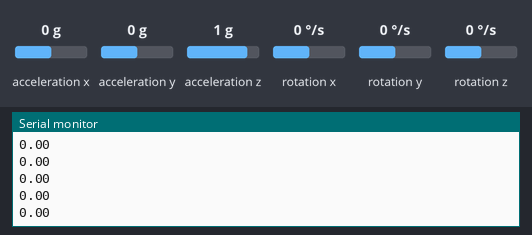
Bench run of a sketch on a simulated Arduino Uno, built with avr-gcc and run on an emulated ATmega328P. Shown: the last lines printed to the serial monitor. The inputs (shaded band) are chosen by the test bench; at power-on: rotation z 0 °/s, acceleration x 0 g, acceleration y 0 g, acceleration z 1 g, rotation x 0 °/s, rotation y 0 °/s. The sensor or clock chip raises its interrupt line as the real part does.

Above: at 1.7 s.
1.8 s: rotation z set to -192 °/s
At 2.9 s:
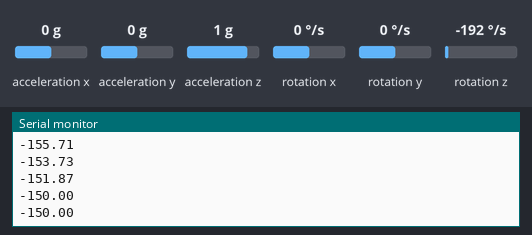
3.3 s: acceleration x set to -1.4 g
At 4.4 s:
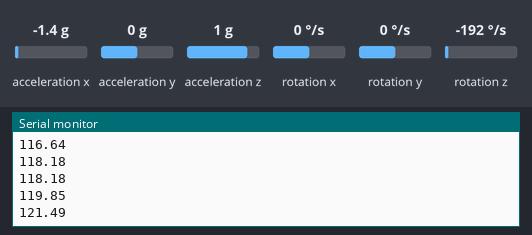
4.8 s: acceleration y set to -1.4 g
At 5.4 s:
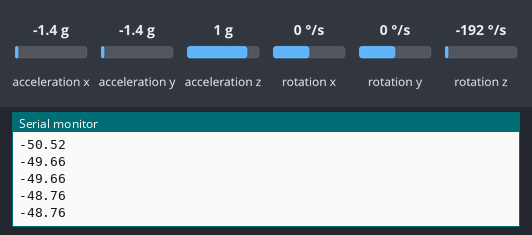
6.3 s: acceleration z set to -1.4 g
At 7.4 s:
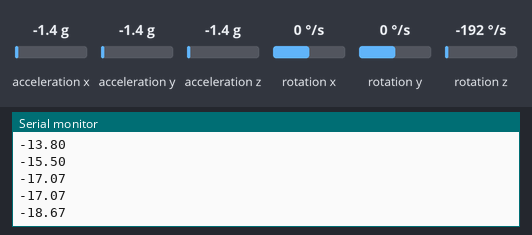
Timing chart, 0 to 8.8 s (numbered marks = the images above; inputs shaded):
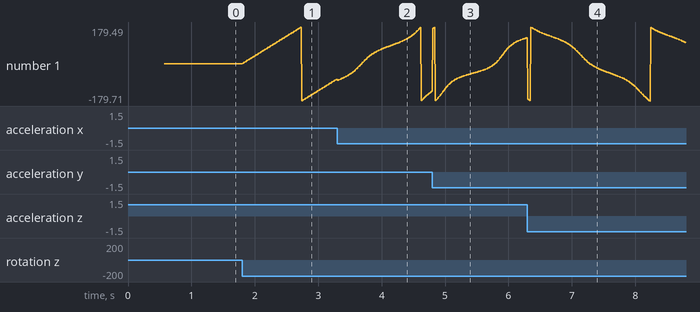

The sketch:

MPU6050_DMP6_TDK.ino
```cpp
/**
 * @file MPU6050_DMP6_TDK.ino
 * @brief Demonstration of MPU6050 DMP (Digital Motion Processor) usage.
 *
 * This sketch initializes the MPU6050 6-axis IMU, configures the DMP, and reads
 * the Yaw, Pitch, and Roll angles via I2C. It uses interrupts to synchronize data reading.
 */

#include "I2Cdev.h"
#include "MPU6050_6Axis_MotionApps20.h"
#include "Wire.h"
MPU6050 mpu;

#define INTERRUPT_PIN 19  // use pin 2 on Arduino Uno & most boards
#define LED_PIN 13 // (Arduino is 13, Teensy is 11, Teensy++ is 6)
bool blinkState = false;

// MPU control/status vars
bool dmpReady = false;  // set true if DMP init was successful
uint8_t mpuIntStatus;   // holds actual interrupt status byte from MPU
uint8_t devStatus;      // return status after each device operation (0 = success, !0 = error)
uint16_t packetSize;    // expected DMP packet size (default is 42 bytes)
uint16_t fifoCount;     // count of all bytes currently in FIFO
uint8_t fifoBuffer[64]; // FIFO storage buffer

Quaternion q;
VectorFloat gravity;    // [x, y, z]            gravity vector
float ypr[3];           // [yaw, pitch, roll]   yaw/pitch/roll container and gravity vector

volatile bool mpuInterrupt = false;     // indicates whether MPU interrupt pin has gone high

/**
 * @brief Interrupt Service Routine (ISR) for MPU6050.
 *
 * Sets the `mpuInterrupt` flag to true when the MPU signals data readiness.
 */
void dmpDataReady() {
  mpuInterrupt = true;
}

/**
 * @brief Setup function for MPU6050.
 *
 * Initializes I2C, Serial, and the MPU6050 device.
 * Configures the DMP (Digital Motion Processor) and calibration offsets.
 * Enables interrupts and verifies connection.
 */
void mpu6050_setup() {
  // join I2C bus (I2Cdev library doesn't do this automatically)
  Wire.begin();
  Wire.setClock(400000); // 400kHz I2C clock. Comment this line if having compilation difficulties

  Serial.begin(115200);
  while (!Serial); // wait for Leonardo enumeration, others continue immediately

  // initialize device
  Serial.println(F("Initializing I2C devices..."));
  mpu.initialize();
  pinMode(INTERRUPT_PIN, INPUT);

  // verify connection
  Serial.println(F("Testing device connections..."));
  Serial.println(mpu.testConnection() ? F("MPU6050 connection successful") : F("MPU6050 connection failed"));

  // load and configure the DMP
  Serial.println(F("Initializing DMP..."));
  devStatus = mpu.dmpInitialize();

  // supply your own gyro offsets here, scaled for min sensitivity
  mpu.setXGyroOffset(220);
  mpu.setYGyroOffset(76);
  mpu.setZGyroOffset(-85);
  mpu.setZAccelOffset(1788); // 1688 factory default for my test chip

  // make sure it worked (returns 0 if so)
  if (devStatus == 0) {
    // turn on the DMP, now that it's ready
    Serial.println(F("Enabling DMP..."));
    mpu.setDMPEnabled(true);

    // enable Arduino interrupt detection
    Serial.print(F("Enabling interrupt detection (Arduino external interrupt "));
    Serial.print(digitalPinToInterrupt(INTERRUPT_PIN));
    Serial.println(F(")..."));
    attachInterrupt(digitalPinToInterrupt(INTERRUPT_PIN), dmpDataReady, RISING);
    mpuIntStatus = mpu.getIntStatus();

    // set our DMP Ready flag so the main loop() function knows it's okay to use it
    Serial.println(F("DMP ready! Waiting for first interrupt..."));
    dmpReady = true;

    // get expected DMP packet size for later comparison
    packetSize = mpu.dmpGetFIFOPacketSize();
  } else {
    // ERROR!
    // 1 = initial memory load failed
    // 2 = DMP configuration updates failed
    // (if it's going to break, usually the code will be 1)
    Serial.print(F("DMP Initialization failed (code "));
    Serial.print(devStatus);
    Serial.println(F(")"));
  }
}

/**
 * @brief Reads data from MPU6050 FIFO and updates orientation variables.
 *
 * Checks for overflow or data readiness. Reads the FIFO buffer,
 * calculates Quaternion and Gravity vectors, and derives Yaw, Pitch, and Roll angles.
 */
void mpu6050_update() {
  // reset interrupt flag and get INT_STATUS byte
  mpuInterrupt = false;
  mpuIntStatus = mpu.getIntStatus();

  // get current FIFO count
  fifoCount = mpu.getFIFOCount();

  // check for overflow (this should never happen unless our code is too inefficient)
  if ((mpuIntStatus & _BV(MPU6050_INTERRUPT_FIFO_OFLOW_BIT)) || fifoCount >= 1024) {
    // reset so we can continue cleanly
    mpu.resetFIFO();
    fifoCount = mpu.getFIFOCount();
    Serial.println(F("FIFO overflow!"));

    // otherwise, check for DMP data ready interrupt (this should happen frequently)
  } else if (mpuIntStatus & _BV(MPU6050_INTERRUPT_DMP_INT_BIT)) {
    // wait for correct available data length, should be a VERY short wait
    while (fifoCount < packetSize) fifoCount = mpu.getFIFOCount();

    // read a packet from FIFO
    mpu.getFIFOBytes(fifoBuffer, packetSize);

    // track FIFO count here in case there is > 1 packet available
    // (this lets us immediately read more without waiting for an interrupt)
    fifoCount -= packetSize;

    // update Euler angles in degrees
    mpu.dmpGetQuaternion(&q, fifoBuffer);
    mpu.dmpGetGravity(&gravity, &q);
    mpu.dmpGetYawPitchRoll(ypr, &q, &gravity);
  }
}

/**
 * @brief Main setup.
 *
 * Calls `mpu6050_setup()`.
 */
void setup() {
  mpu6050_setup();
}

/**
 * @brief Main loop.
 *
 * Constantly updates the MPU6050 readings and prints the Yaw angle to Serial.
 */
void loop() {
  if (dmpReady) {
    mpu6050_update();
    // wait for MPU interrupt or extra packet(s) available
    while (!mpuInterrupt && fifoCount < packetSize) {
      if (mpuInterrupt && fifoCount < packetSize) {
        // try to get out of the infinite loop
        fifoCount = mpu.getFIFOCount();
      }
      Serial.println(ypr[0] * 180 / M_PI);
      //=========寫在這裡!!!!!!!!!===========
      // other program behavior stuff here

    }
  } else {
    // if programming failed, don't try to do anything
    Serial.println("陀螺儀初始化錯誤!!!");
    return;
  }

}
```

Measured:
- after the input at 1.8 s, the serial monitor: prints a new line at once (image 1)
- plotted number 1: 0 → -73.59 after the input at 1.8 s
